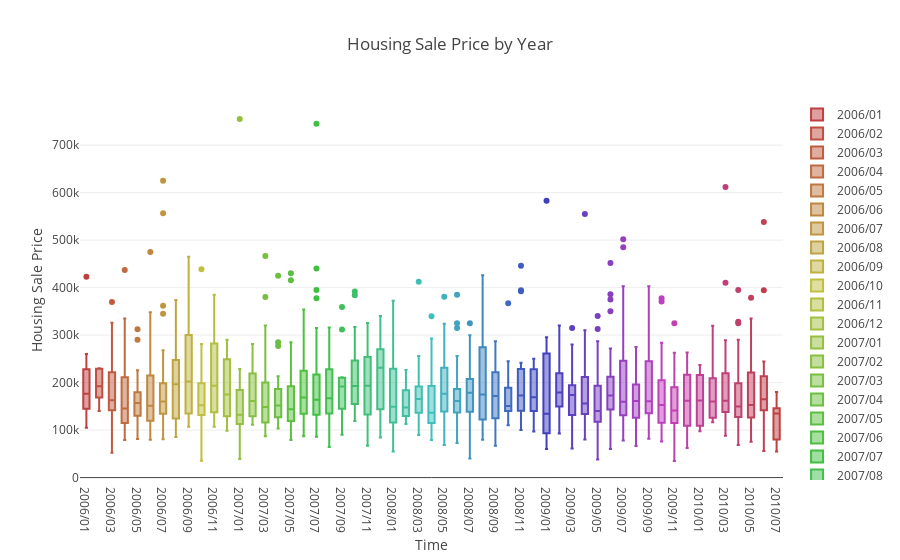

The notebook cell saved with this chart:
### Code cell
#Boxplot with Price and Time

N = len(pd.unique(saletimedf.Saletime))     # Number of boxes
enumeratelist = pd.unique(saletimedf.Saletime)


# generate an array of rainbow colors by fixing the saturation and lightness of the HSL representation of colour 
# and marching around the hue. 

c = ['hsl('+str(h)+',50%'+',50%)' for h in np.linspace(0, 360, N)]

#loading the data with filters
data = [{
    'y': saletimedf.SalePrice[saletimedf.Saletime == j],
    'name': j,
    'type':'box',
    'marker':{'color': c[i]}
    } for i, j in enumerate(enumeratelist)]


# format the layout
layout = go.Layout(title="Housing Sale Price by Year",
                xaxis=dict(title='Time'),
                yaxis=dict(title='Housing Sale Price'))


fig = go.Figure(data=data, layout=layout)
py.offline.iplot(fig)
